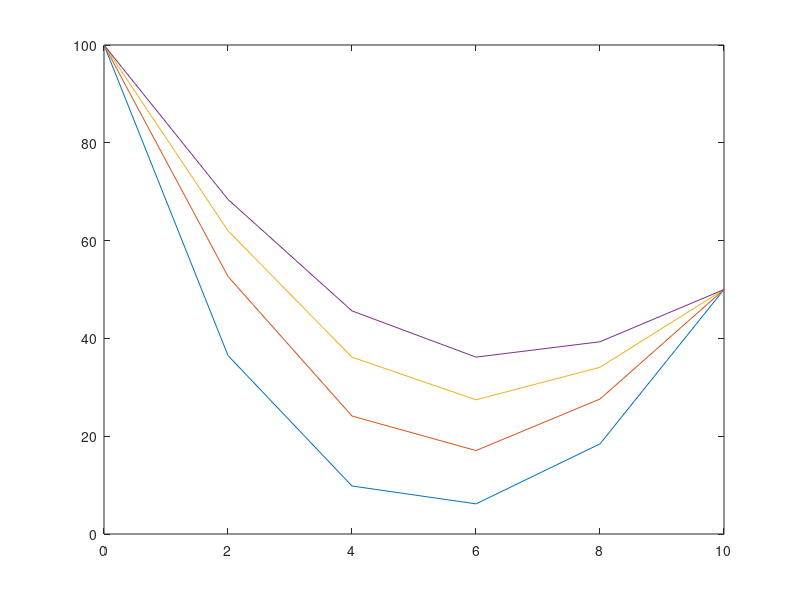

Here is the MATLAB script that generated this plot:
% Use the simple implicit method to solve for the temperature distribution of a
% long, thin rod with a length of 10 cm and the following values: k' = 0.49
% cal/(s*cm*C), delta x = 2 cm, and delta t = 0.1 s. At t = 0, the
% temperature of the rod is zero and the boundary condidions are fixed for
% all times at T(0) = 100 C and T(10) = 50 C. Note that the rod is aluminum
% with C = 0.835 cm^2/s and lemda = 0.835(0.1)/2^2 = 0.020875.

lambda = 0.020875;
T(1,2:5) = 0;
T(1,1) = 100;
T(1,6) = 50;

A(1,1) = 1;
A(6,6) = 1;

%% t = 0.1

b = T(1,:)';

for i = 2:5
    A(i,i-1) = -lambda;
    A(i,i) = 1 + 2*lambda;
    A(i,i+1) = -lambda;
end

x = A\b;

T(2,:) = x;

%% t = 0.2

b = T(2,:)';

for i = 2:5
    A(i,i-1) = -lambda;
    A(i,i) = 1 + 2*lambda;
    A(i,i+1) = -lambda;
end

x = A\b;
T(3,:) = x;

%% Repeat until t = 12

for j = 4:120
    b = T(j-1,:)';
    
    for i = 2:5
        A(i,i-1) = -lambda;
        A(i,i) = 1 + 2*lambda;
        A(i,i+1) = -lambda;
    end
    
    x = A\b;
    T(j,:) = x;
end

%% Print some results

xx = 0:2:10;
plot(xx,T(30,:))
hold on
plot(xx,T(60,:))
plot(xx,T(90,:))
plot(xx,T(120,:))
hold off